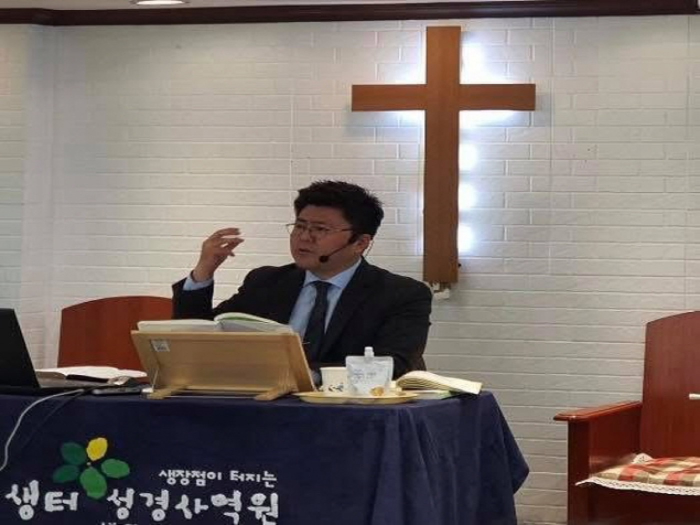
#> input picture 사진/web/pastor_full.jpg, 1400 x 1050 px, found by its file name (shown at 1/2 size)
$ python _art.py
#> lines starting #> are read from the running program, lines starting #| are printed output that depends on the picture
#!/usr/bin/env python3
"""[초안] ※원본 영역이 500px 이라 1000px 로 2배 확대 — 레티나에서 약간 부드럽게 보임(gemini r1 ⑤). 고화질 원판이 생기면 SRC 만 바꿔 재실행.
 히어로 갤러리 B안 액자 작품 — ksmc31/사진/web/pastor_full.jpg 의 십자가를 사람 없이 정사각으로 잘라 인화지 톤으로."""
from PIL import Image, ImageEnhance, ImageOps, ImageFilter
import os
SRC = "/Users/sdw79/SDWjavis/_레포/ksmc31/사진/web/pastor_full.jpg"
OUT = os.path.join(os.path.dirname(os.path.abspath(__file__)), "img", "art_cross.jpg")
im = Image.open(SRC).convert("RGB")                      # 1400×1050
#> im is the input picture: PIL image 1400x1050 RGB; mean R, G, B 124.9, 114.4, 109.8
box = (640, 50, 1140, 550)                               # 500×500 정사각 · 위 천장 몰딩(y<45)·아래 어깨(y>550) 제외
art = im.crop(box)
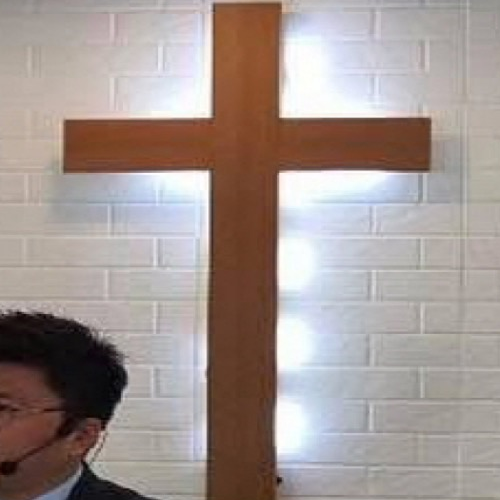
#> art: PIL image 500x500 RGB; mean R, G, B 162.8, 150.4, 146.1
# 사람(머리) 영역 x640–800,y340–550 → 같은 벽돌 줄(y 동일)의 깨끗한 벽 x1140–1300 에서 복사, 오른쪽 경계 40px 페더
patch = im.crop((1140, 340, 1300, 550))
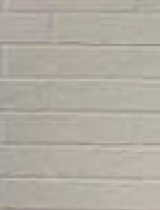
#> patch: PIL image 160x210 RGB; mean R, G, B 177.4, 172.1, 161.1
mask = Image.new("L", patch.size, 255)
#> mask: PIL image 160x210 L; every value is 255
for x in range(120, 160):
    for y in range(patch.size[1]):
        mask.putpixel((x, y), int(255 * (160 - x) / 40))
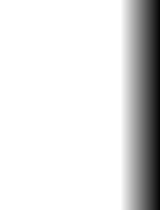
#> mask: PIL image 160x210 L; min 6, max 255, mean 223.8
art.paste(patch, (0, 290), mask)
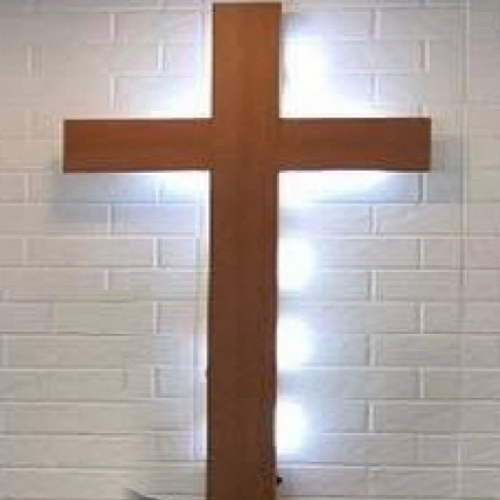
#> art: PIL image 500x500 RGB; mean R, G, B 172.6, 161.3, 156
art = art.resize((1000, 1000), Image.LANCZOS)
#> art: PIL image 1000x1000 RGB
g = ImageOps.grayscale(art)
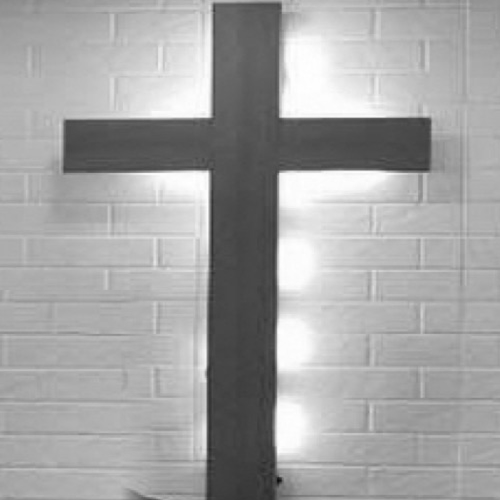
#> g: PIL image 1000x1000 L (shown at 1/2 size); min 6, max 255, mean 164.1
g = ImageOps.autocontrast(g, cutoff=1)
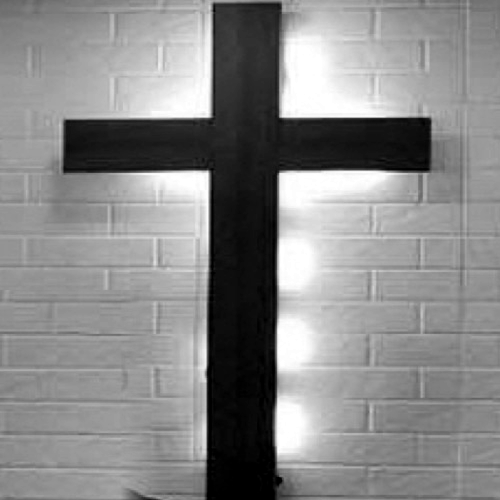
#> g: PIL image 1000x1000 L (shown at 1/2 size); min 0, max 255, mean 136.6
toned = ImageOps.colorize(g, black=(34, 32, 28), white=(247, 244, 236), mid=(150, 138, 120))
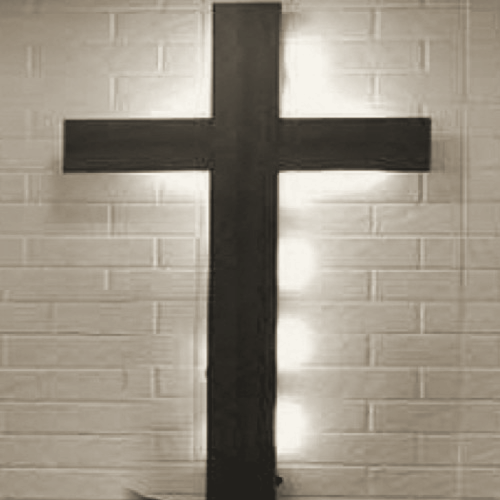
#> toned: PIL image 1000x1000 RGB (shown at 1/2 size); mean R, G, B 153.5, 145.3, 132.1
toned = Image.blend(toned, art, 0.18)
toned = ImageEnhance.Contrast(toned).enhance(1.04)
toned.save(OUT, "JPEG", quality=84, optimize=True, progressive=True)
print(OUT, toned.size, os.path.getsize(OUT))
#| r4/drafts/img/art_cross.jpg (1000, 1000) 68323

$ run again, with 사진/web/about.jpg copied over 사진/web/pastor_full.jpg
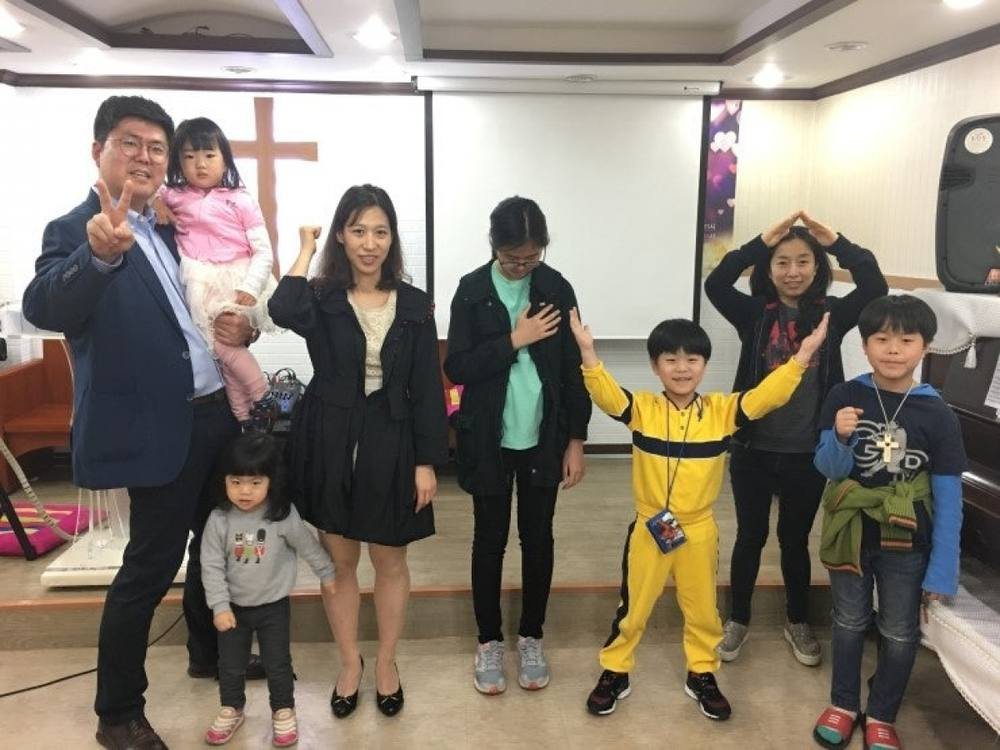
#> input picture 사진/web/about.jpg, 1000 x 750 px, found by its file name
#> im is the input picture: PIL image 1000x750 RGB; mean R, G, B 136.6, 127.4, 115.8
#> patch: PIL image 160x210 RGB; every value is 0
#> `g = ImageOps.grayscale(art)`:
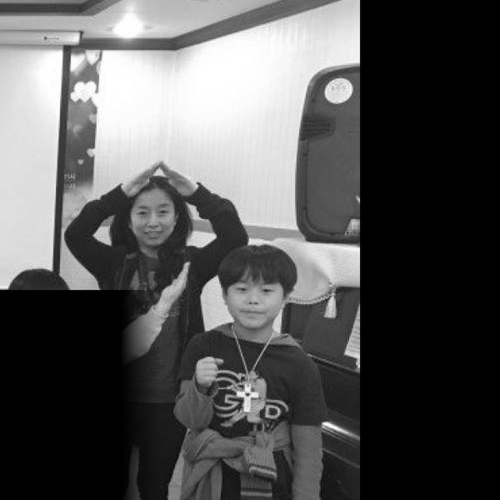
#> g: PIL image 1000x1000 L (shown at 1/2 size); min 0, max 255, mean 84.1
#> `toned = ImageOps.colorize(g, black=(34, 32, 28), white=(247, 244, 236)..`:
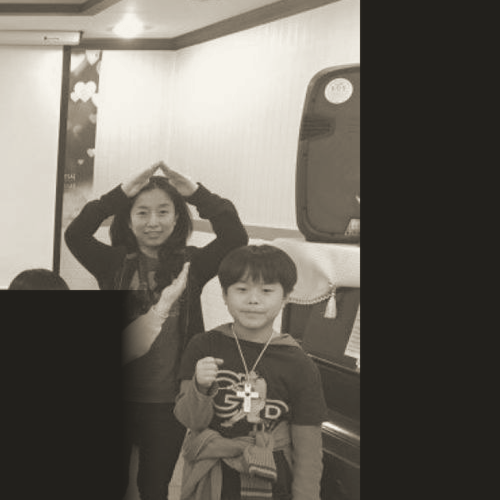
#> toned: PIL image 1000x1000 RGB (shown at 1/2 size); mean R, G, B 106.5, 101.7, 93.3
#| r4/drafts/img/art_cross.jpg (1000, 1000) 63875

$ run again, with 사진/web/about2.jpg copied over 사진/web/pastor_full.jpg
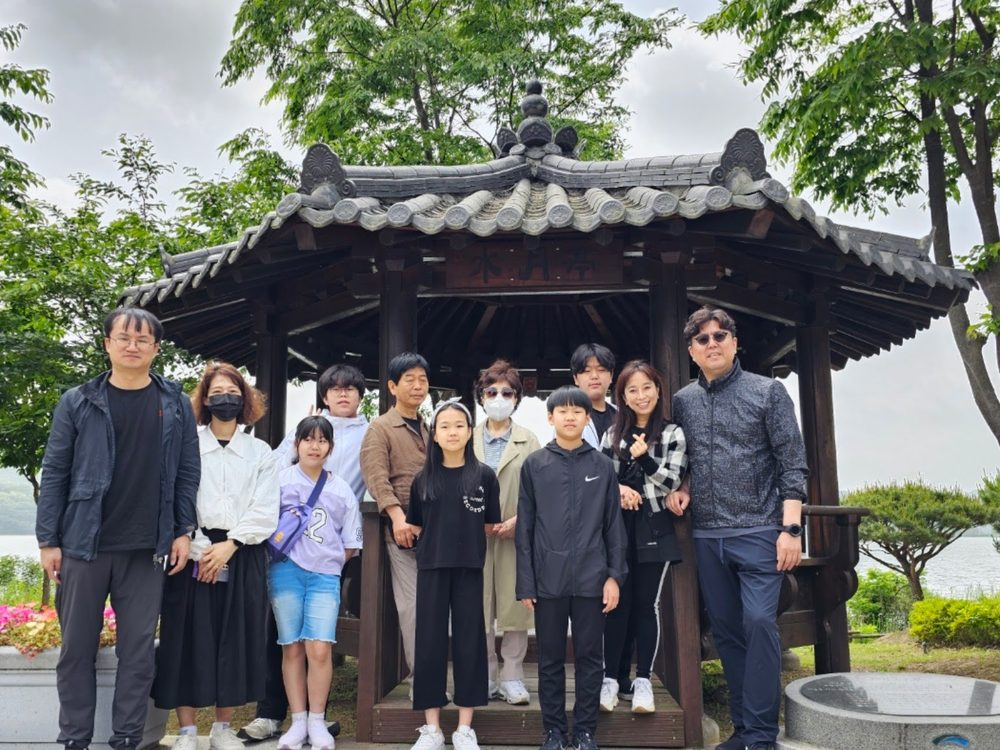
#> input picture 사진/web/about2.jpg, 1000 x 750 px, found by its file name
#> im is the input picture: PIL image 1000x750 RGB; mean R, G, B 108, 110.9, 106.5
#> patch: PIL image 160x210 RGB; every value is 0
#> `g = ImageOps.grayscale(art)`:
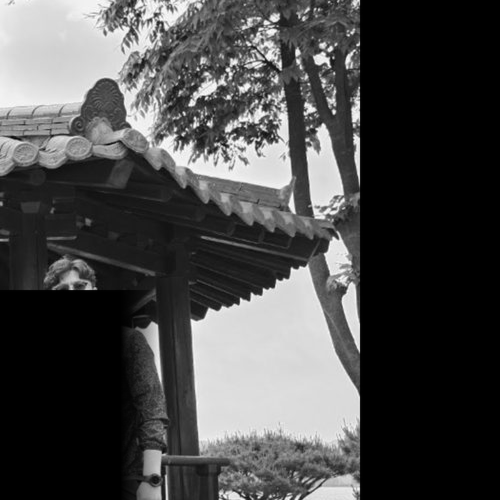
#> g: PIL image 1000x1000 L (shown at 1/2 size); min 0, max 255, mean 72.3
#> `toned = ImageOps.colorize(g, black=(34, 32, 28), white=(247, 244, 236)..`:
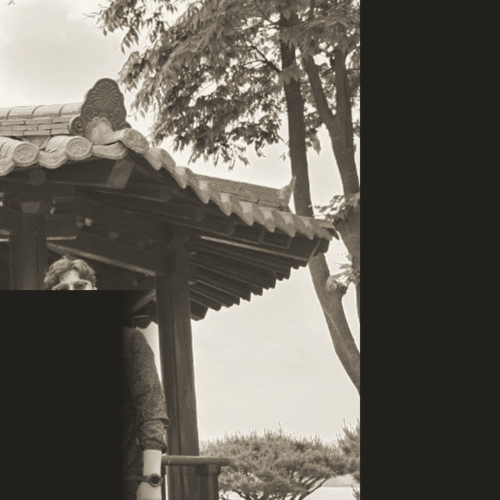
#> toned: PIL image 1000x1000 RGB (shown at 1/2 size); mean R, G, B 100.1, 95.4, 87.2
#| r4/drafts/img/art_cross.jpg (1000, 1000) 89801

$ run again, with 사진/web/c1a.jpg copied over 사진/web/pastor_full.jpg
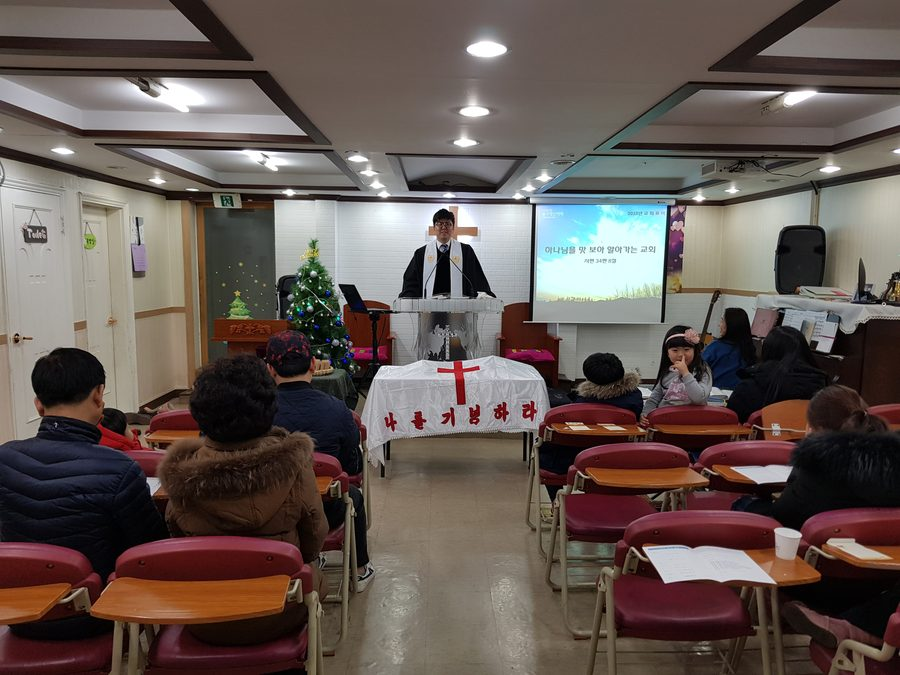
#> input picture 사진/web/c1a.jpg, 900 x 675 px, found by its file name
#> im is the input picture: PIL image 900x675 RGB; mean R, G, B 99.4, 87.2, 82.1
#> patch: PIL image 160x210 RGB; every value is 0
#> `toned = ImageOps.colorize(g, black=(34, 32, 28), white=(247, 244, 236)..`:
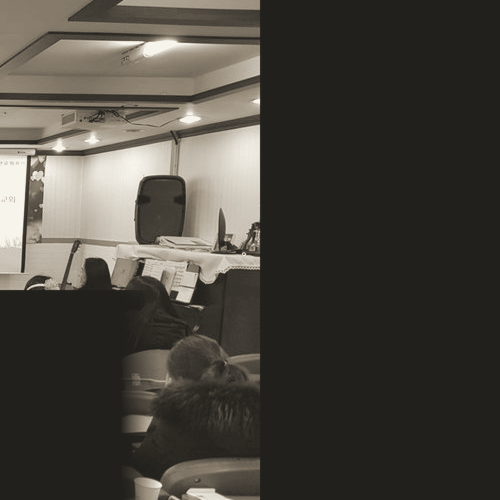
#> toned: PIL image 1000x1000 RGB (shown at 1/2 size); mean R, G, B 72.7, 68.6, 61.6
#| r4/drafts/img/art_cross.jpg (1000, 1000) 54311
